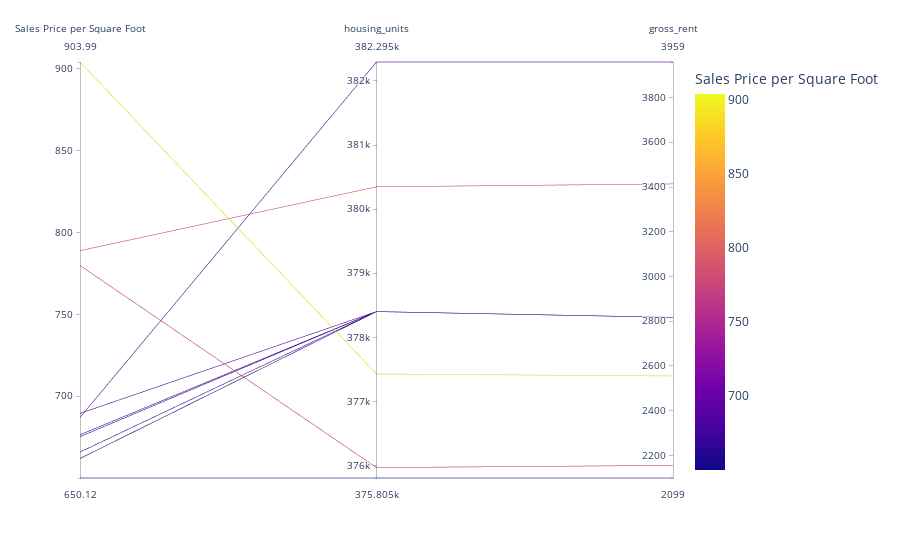

Notebook code cell kept with this figure:
### Markdown cell above
## Parallel Coordinates and Parallel Categories Analysis

In this section, you will use plotly express to create parallel coordinates and parallel categories visualizations so that investors can interactively filter and explore various factors related to the sales price of the neighborhoods. 

Using the DataFrame of Average values per neighborhood (calculated above), create the following visualizations:
1. Create a Parallel Coordinates Plot
2. Create a Parallel Categories Plot

### Code cell
# Parallel Coordinates Plot
px.parallel_coordinates(top_10, color="Sales Price per Square Foot")

### Figure 1 — Plotly figure (JSON) as saved in the notebook; plotly's stock layout.template omitted (floating-point values rounded to 4 significant figures)
{"data": [{"dimensions": [{"label": "Sales Price per Square Foot", "values": [904.0, 788.8, 779.8, 689.6, 687.1, 676.5, 675.4, 666.0, 662.0, 650.1]}, {"label": "housing_units", "values": [377400.0, 380348, 376000.0, 378401, 382295, 378401, 378401, 378401, 378401, 375805]}, {"label": "gross_rent", "values": [2555.0, 3414, 2155.0, 2817.0, 3959, 2817.0, 2817.0, 2817.0, 2817.0, 2099]}], "domain": {"x": [0, 1], "y": [0, 1]}, "line": {"color": [904.0, 788.8, 779.8, 689.6, 687.1, 676.5, 675.4, 666.0, 662.0, 650.1], "coloraxis": "coloraxis"}, "name": "", "type": "parcoords"}], "layout": {"autosize": true, "coloraxis": {"colorbar": {"title": {"text": "Sales Price per Square Foot"}}, "colorscale": [[0, "#0d0887"], [0.1111, "#46039f"], [0.2222, "#7201a8"], [0.3333, "#9c179e"], [0.4444, "#bd3786"], [0.5556, "#d8576b"], [0.6667, "#ed7953"], [0.7778, "#fb9f3a"], [0.8889, "#fdca26"], [1, "#f0f921"]]}, "legend": {"tracegroupgap": 0}, "margin": {"t": 60}}}
